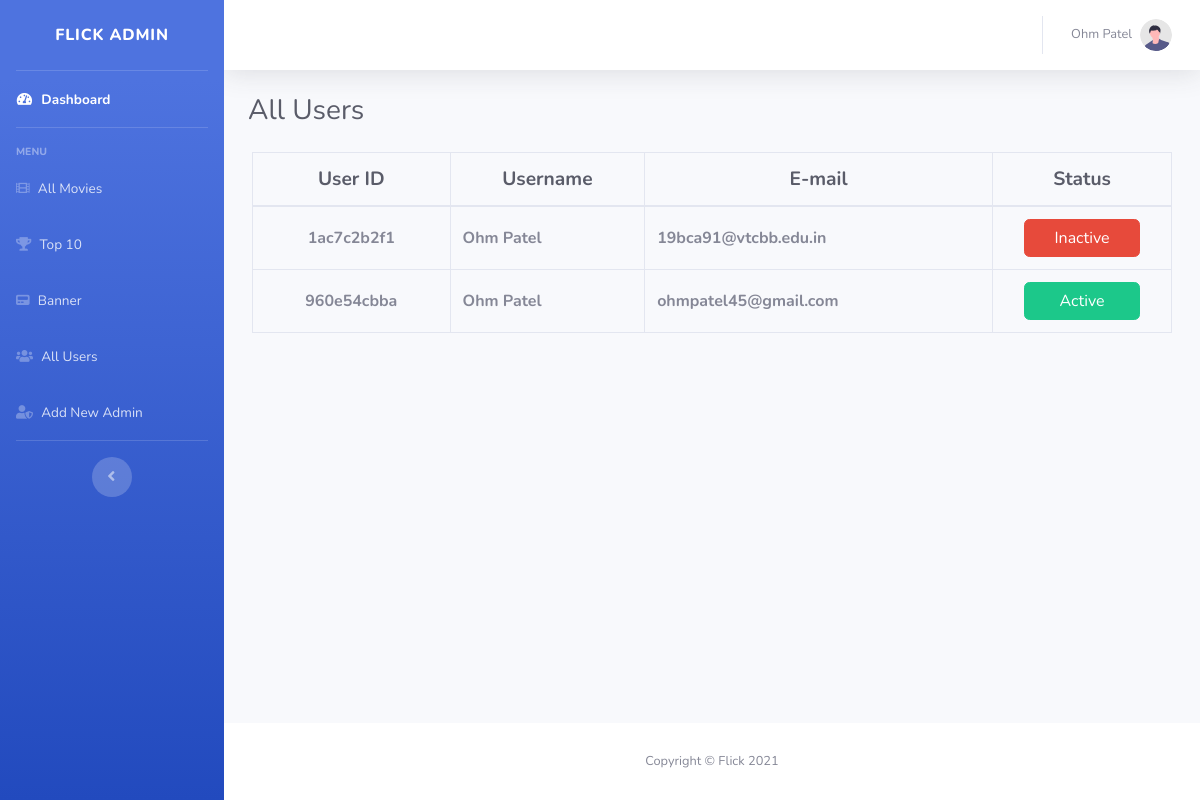
Before: /Code/admin/all_users.php (signed in) with the older database file.
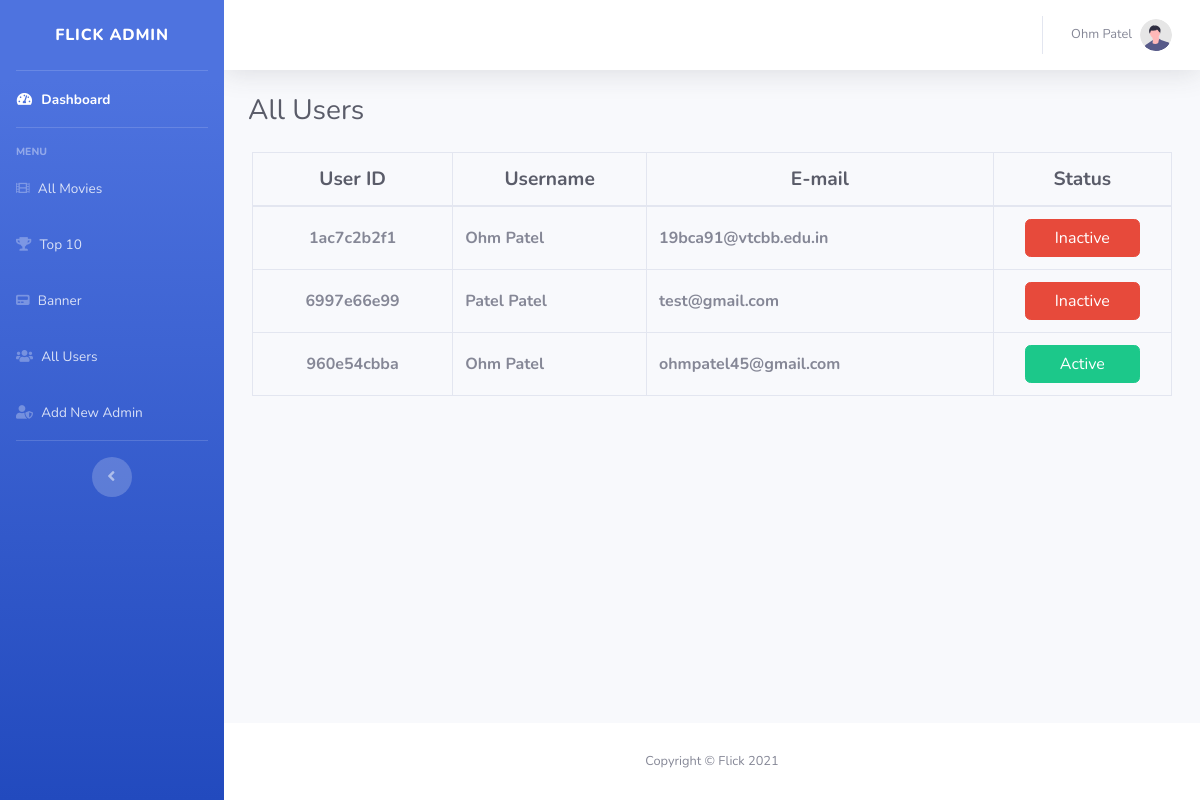
After: the same page with the newer database file.
### tables this page shows
CREATE TABLE `users` (
  `UID` varchar(255) NOT NULL,
  `Email` varchar(255) NOT NULL,
  `Username` varchar(255) NOT NULL,
  `Password` varchar(255) NOT NULL,
  `Token` varchar(255) NOT NULL,
  `Status` varchar(255) DEFAULT 'Inactive'
);

### Code/admin/all_users.php (the view, shortened to what this page needs)
<?php
    include 'includes/header.php';
    include 'includes/navbar.php';
    include 'connection.php';
 ?>
        <div id="content-wrapper" class="d-flex flex-column">
            <div id="content">
                <?php include 'includes/topbar.php'; ?>
                <div class="container-fluid">
                    <div class="d-sm-flex align-items-center justify-content-between mb-4">
                        <h1 class="h3 mb-0 text-gray-800">All Users</h1>
                    </div>
                    <div class="row align-items-center justify-content-center">
                        <table class="table table-bordered mr-3 ml-3">
                        <thead>
                            <tr class="text-center font-weight-bolder text-lg text-dark">
                                <th>User ID</th>
                                <th>Username</th>
                                <th>E-mail</th>
                                <th>Status</th>
                            </tr>
                        </thead>
                        <tbody>
                            <?php
                                $q = "select * from users";
                                $query = mysqli_query($conn,$q);
                                while($res = mysqli_fetch_array($query))
                                {
                                    if($res['Status'] == 'Active')
                                    {
                                        $stat = "btn-success";
                                    }
                                    else
                                    {
                                        $stat = "btn-danger";
                                    }
                                    echo '
                                    <tr>
                                        <td class="text-center font-weight-bolder h6 align-middle">'.$res['UID'].'</td>
                                        <td class="font-weight-bolder h6 align-middle">'.$res['Username'].'</td>
                                        <td class="font-weight-bolder h6 align-middle">'.$res['Email'].'</td>
                                        <td class="text-center align-middle"> <a href="change_stat.php?id='.$res['UID'].'" > <button class="btn '.$stat.' w-75 "> '.$res['Status'].' </button> </td>
                                    </tr>
                                    ';
                                }
                            ?>
                        </tbody>
                        </table>
                    </div>
                </div>
            </div>
<?php
    include 'includes/footer.php';
 ?>

### Code/admin/includes/header.php (shortened to what this page needs)
<!DOCTYPE html>
<html lang="en">
<head>
    <link href="vendor/fontawesome-free/css/all.min.css" rel="stylesheet" type="text/css">
    <link href="css/sb-admin-2.min.css" rel="stylesheet">
    <link rel="stylesheet" href="css/style.css" >
    <link rel="stylesheet" href="css/yearpicker.css">
</head>
<body id="page-top">
    <div id="wrapper">

### Code/admin/includes/navbar.php (shortened to what this page needs)
<ul class="navbar-nav bg-gradient-primary sidebar sidebar-dark accordion" id="accordionSidebar">
    <a class="sidebar-brand d-flex align-items-center justify-content-center" href="index.php">
        <div class="sidebar-brand-text mx-3">Flick Admin</div>
    </a>
    <hr class="sidebar-divider my-0">
    <li class="nav-item active">
        <a class="nav-link" href="index.php">
            <i class="fas fa-fw fa-tachometer-alt"></i>
            <span>Dashboard</span></a>
    </li>
    <hr class="sidebar-divider">
    <div class="sidebar-heading">
        Menu
    </div>
    <li class="nav-item">
        <a class="nav-link" href="all_movies.php">
            <i class="fas fa-film"></i>
            <span>All Movies</span></a>
    </li>
    <li class="nav-item">
        <a class="nav-link" href="top10.php">
            <i class="fas fa-trophy"></i>
            <span>Top 10</span></a>
    </li>
    <li class="nav-item">
        <a class="nav-link" href="banner.php">
            <i class="fas fa-pager"></i>
            <span>Banner</span></a>
    </li>
    <li class="nav-item">
        <a class="nav-link" href="all_users.php">
            <i class="fas fa-users"></i>
            <span>All Users</span></a>
    </li>
    <li class="nav-item">
        <a class="nav-link" href="register.php">
        <i class="fas fa-user-shield"></i>
            <span>Add New Admin</span></a>
    </li>
    <hr class="sidebar-divider d-none d-md-block">
    <div class="text-center d-none d-md-inline">
        <button class="rounded-circle border-0" id="sidebarToggle"></button>
    </div>
</ul>

### Code/admin/includes/topbar.php (shortened to what this page needs)
<nav class="navbar navbar-expand navbar-light bg-white topbar mb-4 static-top shadow">
<ul class="navbar-nav ml-auto">
    <li class="nav-item dropdown no-arrow">
        <a class="nav-link dropdown-toggle" href="#" id="userDropdown" role="button"
            data-toggle="dropdown" aria-haspopup="true" aria-expanded="false">
            <span class="mr-2 d-none d-lg-inline text-gray-600 small"><?php echo $_SESSION['username'] ?></span>
            <img class="img-profile rounded-circle"
                src="img/undraw_profile.svg">
        </a>
    </li>
</ul>
</nav>

### Code/admin/includes/footer.php
           <footer class="sticky-footer bg-white">
                <div class="container my-auto">
                    <div class="copyright text-center my-auto">
                        <span>Copyright &copy; Flick 2021</span>
                    </div>
                </div>
            </footer>
        </div>
        </div>
</body>
</html>

### Code/admin/css/style.css (style rules this page uses)
* { box-sizing: border-box; padding: 0; margin: 0%; }

### Code/admin/css/yearpicker.css (style rules this page uses)
:root { --background-color: #fff; --border-color: #ccc; --text-color: #555; --selected-text-color: rgb(56, 241, 164); --hover-background-color: #eee; }

Changed rows visible on the page:
added users: UID "6997e66e99", Username "Patel Patel", Email "test@gmail.com", Status "Inactive"
